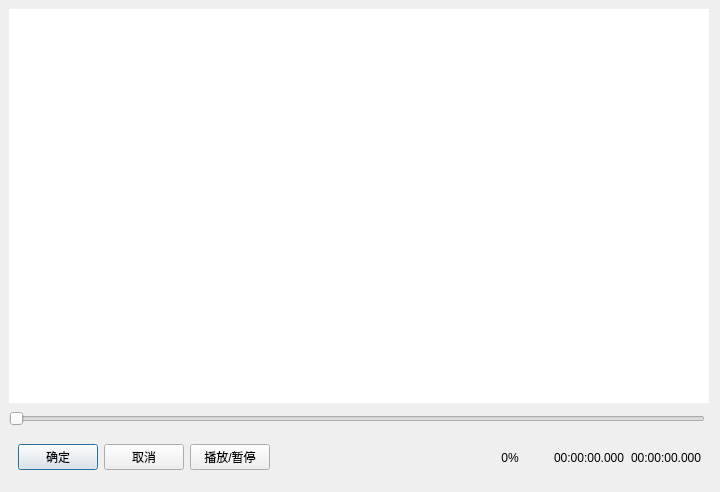
<?xml version="1.0" encoding="UTF-8"?>
<ui version="4.0">
 <class>Dialog</class>
 <widget class="QDialog" name="Dialog">
  <property name="geometry">
   <rect>
    <x>0</x>
    <y>0</y>
    <width>720</width>
    <height>492</height>
   </rect>
  </property>
  <property name="windowTitle">
   <string>Dialog</string>
  </property>
  <widget class="QWidget" name="">
   <property name="geometry">
    <rect>
     <x>9</x>
     <y>9</y>
     <width>702</width>
     <height>471</height>
    </rect>
   </property>
   <layout class="QGridLayout" name="gridLayout">
    <item row="0" column="0" rowspan="2" colspan="2">
     <widget class="CustomGraphicsView" name="graphicsView">
      <property name="minimumSize">
       <size>
        <width>700</width>
        <height>394</height>
       </size>
      </property>
      <property name="maximumSize">
       <size>
        <width>700</width>
        <height>394</height>
       </size>
      </property>
      <property name="styleSheet">
       <string notr="true">margin: 0; 
padding: 0;
border: none;</string>
      </property>
     </widget>
    </item>
    <item row="3" column="0" colspan="2">
     <widget class="QWidget" name="widget" native="true">
      <layout class="QVBoxLayout" name="verticalLayout_2">
       <item>
        <layout class="QHBoxLayout" name="horizontalLayout">
         <item>
          <widget class="QPushButton" name="ok">
           <property name="text">
            <string>确定</string>
           </property>
          </widget>
         </item>
         <item>
          <widget class="QPushButton" name="cancel">
           <property name="text">
            <string>取消</string>
           </property>
          </widget>
         </item>
         <item>
          <widget class="QPushButton" name="btn_play">
           <property name="text">
            <string>播放/暂停</string>
           </property>
          </widget>
         </item>
         <item>
          <spacer name="horizontalSpacer">
           <property name="orientation">
            <enum>Qt::Horizontal</enum>
           </property>
           <property name="sizeHint" stdset="0">
            <size>
             <width>40</width>
             <height>20</height>
            </size>
           </property>
          </spacer>
         </item>
         <item>
          <widget class="QLabel" name="lab_video">
           <property name="minimumSize">
            <size>
             <width>50</width>
             <height>0</height>
            </size>
           </property>
           <property name="text">
            <string> 0%</string>
           </property>
          </widget>
         </item>
         <item>
          <widget class="QLabel" name="lab_time">
           <property name="text">
            <string>00:00:00.000</string>
           </property>
          </widget>
         </item>
         <item>
          <widget class="QLabel" name="lab_time_2">
           <property name="text">
            <string>00:00:00.000</string>
           </property>
          </widget>
         </item>
        </layout>
       </item>
      </layout>
     </widget>
    </item>
    <item row="2" column="0">
     <widget class="myVideoSlider" name="sld_video">
      <property name="minimumSize">
       <size>
        <width>410</width>
        <height>0</height>
       </size>
      </property>
      <property name="maximumSize">
       <size>
        <width>16777215</width>
        <height>20</height>
       </size>
      </property>
      <property name="maximum">
       <number>100</number>
      </property>
      <property name="orientation">
       <enum>Qt::Horizontal</enum>
      </property>
     </widget>
    </item>
   </layout>
  </widget>
 </widget>
 <customwidgets>
  <customwidget>
   <class>myVideoSlider</class>
   <extends>QSlider</extends>
   <header location="global">data/ui/my_QGraphicsView</header>
  </customwidget>
  <customwidget>
   <class>CustomGraphicsView</class>
   <extends>QGraphicsView</extends>
   <header location="global">data/ui/my_QGraphicsView</header>
  </customwidget>
 </customwidgets>
 <resources/>
 <connections/>
</ui>
